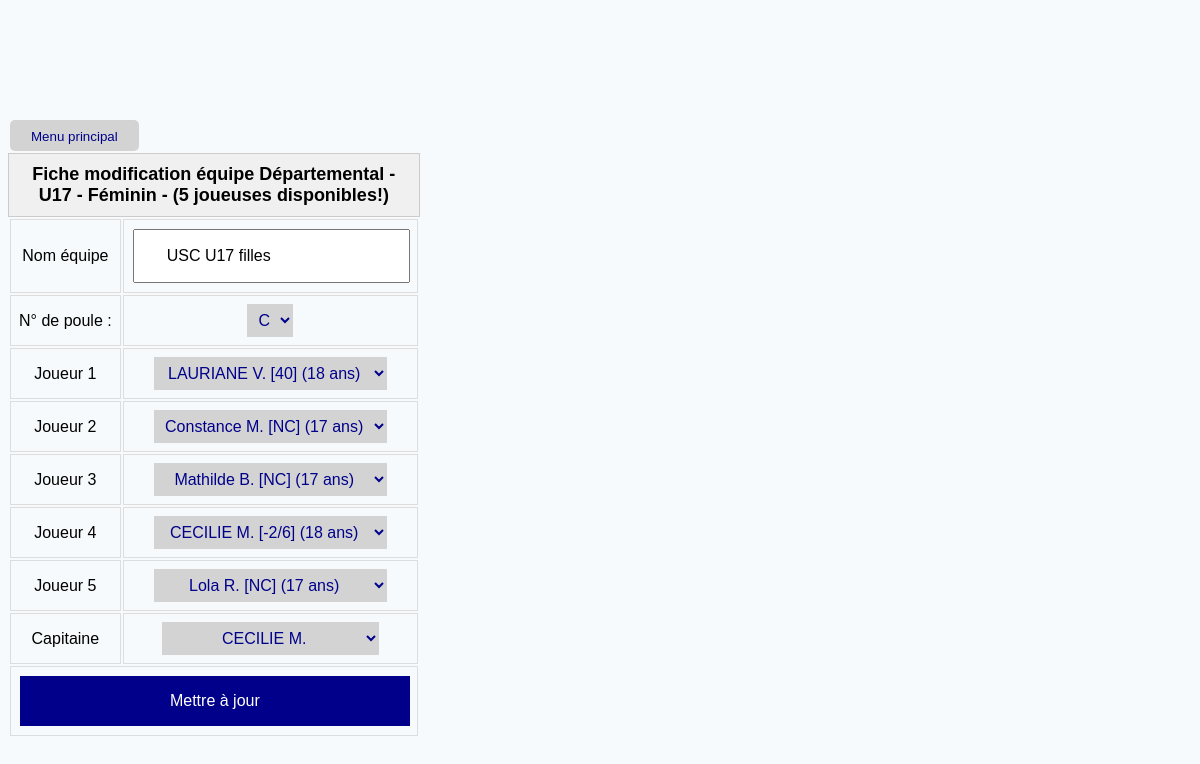
/update_team/2, run on the app's committed database.
### TennisModel.py (models this page shows, shortened)
class Team(db.Model):
    __tablename__ = 'team'
    id = db.Column(db.Integer, primary_key=True, autoincrement=True)
    name = db.Column(db.String(20), unique=True, nullable=False)
    captainId = db.Column(db.Integer, db.ForeignKey('player.id'))
    poolId = db.Column(db.Integer, db.ForeignKey('pool.id'))
    players = relationship('Player', secondary=player_team_association, back_populates='teams')  # Correction ici
    @property
    def gender(self) -> int:
        if all(p.gender == 0 for p in self.players):
            return 0
        elif all(p.gender == 1 for p in self.players):
            return 1
        else:
            return 2
    @property
    def championship(self):
        return self.pool.championship if self.pool else None
    @property
    def pool(self):
        return Pool.query.get(self.poolId) if self.poolId else None

class Championship(db.Model):
    __tablename__ = 'championship'
    id = db.Column(db.Integer, primary_key=True)
    startDate = db.Column(db.Date, nullable=False)
    endDate = db.Column(db.Date, nullable=False)
    singlesCount = db.Column(db.Integer, nullable=False)
    doublesCount = db.Column(db.Integer, nullable=False)
    divisionId = db.Column(db.Integer, db.ForeignKey('division.id'))  # Ajout de la clé étrangère vers la division
    division = relationship('Division')  # Relation avec la division
    pools = relationship('Pool', back_populates='championship')  # Relation avec les poules du championnat
    @property
    def name(self):
        division = Division.query.get(self.divisionId)
        return f'{division.name}'
    def __repr__(self):
        return f'{self.name}'

class Division(db.Model):
    __tablename__ = 'division'
    id = db.Column(db.Integer, primary_key=True)
    type = db.Column(db.Integer, nullable=False)  # Champ National/Prenational/Regional/Departmental
    number = db.Column(db.Integer, nullable=True)  # Niveau de division dans la catégorie définie dans type
    gender = db.Column(db.Integer, nullable=False)  # Champ masculin/féminin (0 pour masculin, 1 pour féminin, 2 pour mixte)
    ageCategoryId = db.Column(db.Integer, db.ForeignKey('age_category.id'), nullable=False)
    ageCategory = relationship('AgeCategory')
    @property
    def name(self) -> str:
        categories = {0: 'National', 1: 'Prénational', 2: 'Régional', 3: 'Départemental'}
        gender = {0: 'Masculin', 1: 'Féminin', 2: 'Mixte'}
        level = f' {self.number}' if self.number else ''
        return f'{categories[self.type]}{level} - {self.ageCategory} - {gender[self.gender]}'

class AgeCategory(db.Model):
    __tablename__ = 'age_category'
    id = db.Column(db.Integer, primary_key=True)
    type = db.Column(db.Integer, nullable=False)  # Champ Jeunes/Seniors/Vétérans (0 pour jeunes, 1 pour seniors, 2 pour vétérans)
    minAge = db.Column(db.Integer, nullable=False)
    maxAge = db.Column(db.Integer, nullable=False)
    @property
    def name(self) -> str:
        categories = {0: 'Jeunes', 1: 'Seniors', 2: 'Seniors Plus'}
        if self.type == 0:
            return f'U{self.minAge}'
        elif self.type == 1:
            return categories[self.type]
        else:
            return f'{categories[self.type]} {self.minAge}'
    def __repr__(self):
        return f'{self.name}'

### flask_app.py (the view, shortened to what this page needs)
@app.route('/update_team/<int:id>', methods=['GET', 'POST'])
def update_team(id):
    team: Team = Team.query.get_or_404(id)
    app.logger.debug(f'team: {(team.id, id, team.name)} - players: {team.players}')
    players_dict = {}
    championship = team.pool.championship
    age_category = team.pool.championship.division.ageCategory
    app.logger.debug(f"gender = {team.gender} - championship = {championship} - age_category = {age_category}")
    active_players = get_players_order_by_ranking(gender=team.gender, age_category=age_category)
    app.logger.debug(f"{len(active_players)} players = {active_players}")
    if active_players:
        max_players = min(10, len(active_players))
        return render_template('update_team.html', team=team, players=active_players, max_players=max_players, form=request.form)

### TennisModel.py (called while the page is built)
    @property
    def gender(self):
        return self.license.gender

    @property
    def ranking(self):
        license = License.query.get(self.licenseId)
        ranking = Ranking.query.get(license.rankingId)
        return ranking.value

    @property
    def name(self):
        return f'{self.license.firstName} {self.license.lastName[0]}.'

    @property
    def age(self) -> int:
        today = datetime.now()
        return today.year - self.birthDate.year - ((today.month, today.day) < (self.birthDate.month, self.birthDate.day))

    def has_valid_age(self, age_category) -> bool:
        return age_category.minAge <= self.age <= age_category.maxAge

    def __repr__(self):
        return f'{self.name}'

### common.py (called while the page is built, shortened)
def get_players_order_by_ranking(gender: int, asc_param=True, age_category=None) -> List[Player]:
    logger = logging.getLogger(__name__)
    order = asc if asc_param else desc
    if gender in [Gender.Male.value, Gender.Female.value]:
        players = Player.query \
            .join(Player.license) \
            .join(License.ranking) \
            .filter(Player.isActive, License.gender == gender) \
            .order_by(order(Ranking.id)) \
            .all()
        if age_category:
            players = [player for player in players if player.has_valid_age(age_category)]
    return players

### flask_app.py (called while the page is built)
@app.before_request
def create_tables():
    db.create_all()

### templates/update_team.html (shortened to what this page needs)
{% extends 'base.html' %}
{% block main %}
{% set gender_label = 'joueuses' if team.gender else 'joueurs' %}
<main>
    <form action="{{ url_for('update_team', id=team.id) }}" method="POST">
        <table class="update-form">
            <caption class="table-caption">Fiche modification équipe {{ team.championship.name }} - ({{ players|length }} {{ gender_label }} disponibles!) </caption>
            <tr>
                <td><label for="name">Nom équipe</label></td>
                <td><input type="text" name="name" value="{{ team.name }}"></td>
            </tr>
            <tr>
                <td><label for="pool">N° de poule :</label></td>
                <td>
                    <select name="letter">
                        {% for letter in ['A', 'B', 'C', 'D', 'E', 'F'] %}
                        <option value="{{ letter }}" {% if team and team.pool.letter == letter %} selected {% endif %}>{{ letter }}</option>
                        {% endfor %}
                    </select>
                </td>
            </tr>
            {% for player_num in range(1, max_players + 1) %}
            {% set team_player = team.players[player_num - 1] if player_num <= max_players else None %}
            <tr>
                <td><label for="player_name_{{ player_num }}">Joueur {{ player_num }}</label></td>
                <td>
                    <select name="player_name_{{ player_num }}">
                        {% for player in players %}
                        {% if team_player and team_player.id == player.id %}
                        <option value="{{ player.id }}" selected>
                            {{ player.name }} [{{ player.ranking }}] ({{ player.age }} ans)
                        </option>
                        {% else %}
                        <option value="{{ player.id }}">
                            {{ player.name }} [{{ player.ranking }}] ({{ player.age }} ans)
                        </option>
                        {% endif %}
                        {% endfor %}
                    </select>
                </td>
            </tr>
            {% endfor %}
            <tr>
                <td><label for="captain_id">Capitaine</label></td>
                <td>
                    <select name="captain_id">
                        {% for player in players %}
                        {% if team.captainId == player.id %}
                        <option value="{{ player.id }}" selected>{{ player.name }}</option>
                        {% else %}
                        <option value="{{ player.id }}">{{ player.name }}</option>
                        {% endif %}
                        {% endfor %}
                    </select>
                </td>
            </tr>
            <tr>
                <td colspan="2"><input type="submit" value="Mettre à jour"></td>
            </tr>
        </table>
    </form>
</main>
{% endblock main %}

### static/css/style.css (style rules this page uses)
body { background-color: #F7FAFC; justify-content: center; margin-top: 10%; font-family: Arial, Helvetica, sans-serif; }
form { display: flexbox; width: 100%; }
input { padding: 16px 32px; margin: 1px; box-sizing: border-box; width: 100%; font-size: 16px; }
input::placeholder { font-size: 16px; }
input[type="submit"] { background-color: darkblue; border: none; color: white; padding: 16px 32px; text-decoration: none; cursor: pointer; font-size: 16px; }
table.update-form tr td select { text-align: center; color: darkblue; background-color: lightgray; padding: 7px; border: none; border-collapse: collapse; }
table.update-form select { font-size: 16px; }
main { display: grid; justify-items: center; }
th, td { border: 1px solid #ddd; padding: 8px; text-align: center; }
.table-caption { font-weight: bold; font-size: 18px; padding: 10px; border: 1px solid #ccc; background-color: #f0f0f0; }

### data on the page
Team: championship.name "Départemental - U17 - Féminin", name "USC U17 filles", letter "C"

### other printed values
{{ players|length }} "5"
{{ gender_label }} "joueuses"
{{ player_num }} "1" "2" "3" "4" "5"
form field value "LAURIANE V. [40] (18 ans)"
form field value "Constance M. [NC] (17 ans)"
form field value "Mathilde B. [NC] (17 ans)"
form field value "CECILIE M. [-2/6] (18 ans)"
form field value "Lola R. [NC] (17 ans)"
form field captain_id "CECILIE M."
